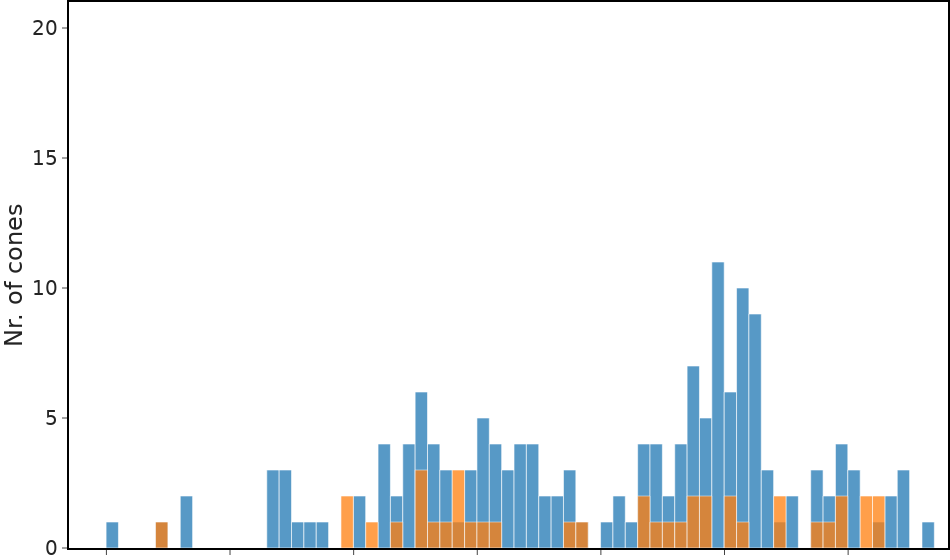

The code cell stored with this chart in its notebook:
### Code cell
### Plotting training and validation data as a function of age
hist_train_validation = go.Figure()
hist_train_validation.add_trace(go.Histogram(x=np.log(df_scaled_train[target_parameter]),
                                             xbins=dict(start=np.log(axis_range[0]),end=np.log(axis_range[1]),size=0.2), opacity=0.75, name='Training'))
hist_train_validation.add_trace(go.Histogram(x=np.log(df_scaled_val[target_parameter]),
                                             xbins=dict(start=np.log(axis_range[0]),end=np.log(axis_range[1]),size=0.2), opacity=0.75, name='Validation'))
hist_train_validation.update_layout(barmode='overlay', showlegend=False, yaxis_range=hist_axis_rangeY, xaxis_range=np.log(axis_range), xaxis_showticklabels=False,
                                    margin_r=0, margin_t=0, margin_l=0, margin_b=0, width=950, 
                                    xaxis = dict(tickfont = dict(size=font_size), showline=True, linewidth=2, linecolor='black', mirror=True),
                                    yaxis = dict(title='Nr. of cones', tickfont = dict(size=font_size), showline=True, linewidth=2, linecolor='black', mirror=True),
                                    legend=dict(yanchor='top', y=0.99, xanchor='right', x=0.99),
                                    font=dict(size=font_size, family=font_type))
hist_train_validation.write_image(r'{}_TrainValidationSplit_Original.svg'.format(inputName), format='svg', width=925, height=200, scale=1)
hist_train_validation.show()

### Figure 1 — Plotly figure (JSON) as saved in the notebook; plotly's stock layout.template omitted (floating-point values rounded to 4 significant figures; data arrays with more than 128 entries replaced by an {"elided": "..."} marker saying what was removed)
{"data": [{"name": "Training", "opacity": 0.75, "type": "histogram", "x": {"elided": "161 float values"}, "xbins": {"end": 9.616, "size": 0.2, "start": -4.605}}, {"name": "Validation", "opacity": 0.75, "type": "histogram", "x": [5.635, 1.97, 1.74, 5.193, 4.92, 1.099, 3.592, 1.785, 7.402, 6.798, 6.087, 1.154, 5.561, 1.125, 1.2, 1.708, 2.208, 0.7129, 5.347, 6.215, -0.06721, 8.547, 8.451, 7.816, 3.611, 8.343, 7.664, 8.269, 6.952, 4.595, 5.635, 7.82, 4.689, 5.396, 6.017, 2.057, 1.418, -0.01005, 0.3507, -3.124], "xbins": {"end": 9.616, "size": 0.2, "start": -4.605}}], "layout": {"barmode": "overlay", "font": {"family": "DejaVu Sans", "size": 20}, "legend": {"x": 0.99, "xanchor": "right", "y": 0.99, "yanchor": "top"}, "margin": {"b": 0, "l": 0, "r": 0, "t": 0}, "showlegend": false, "width": 950, "xaxis": {"linecolor": "black", "linewidth": 2, "mirror": true, "range": [-4.605, 9.616], "showline": true, "showticklabels": false, "tickfont": {"size": 20}}, "yaxis": {"linecolor": "black", "linewidth": 2, "mirror": true, "range": [0, 21], "showline": true, "tickfont": {"size": 20}, "title": {"text": "Nr. of cones"}}}}
